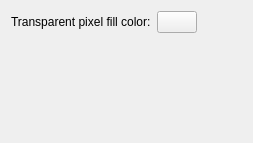
<?xml version="1.0" encoding="UTF-8"?>
<ui version="4.0">
 <class>KisWdgOptionsRGBE</class>
 <widget class="QWidget" name="KisWdgOptionsRGBE">
  <property name="geometry">
   <rect>
    <x>0</x>
    <y>0</y>
    <width>253</width>
    <height>143</height>
   </rect>
  </property>
  <property name="windowTitle">
   <string/>
  </property>
  <layout class="QVBoxLayout" name="verticalLayout">
   <item>
    <layout class="QGridLayout" name="gridLayout">
     <property name="bottomMargin">
      <number>20</number>
     </property>
     <property name="horizontalSpacing">
      <number>6</number>
     </property>
     <item row="0" column="1">
      <widget class="KisColorButton" name="bnTransparencyFillColor">
       <property name="sizePolicy">
        <sizepolicy hsizetype="Fixed" vsizetype="Fixed">
         <horstretch>0</horstretch>
         <verstretch>0</verstretch>
        </sizepolicy>
       </property>
       <property name="minimumSize">
        <size>
         <width>25</width>
         <height>0</height>
        </size>
       </property>
       <property name="toolTip">
        <string>&lt;html&gt;&lt;head/&gt;&lt;body&gt;&lt;p&gt;Background color to replace transparent pixels with.&lt;/p&gt;&lt;/body&gt;&lt;/html&gt;</string>
       </property>
      </widget>
     </item>
     <item row="0" column="0">
      <widget class="QLabel" name="label">
       <property name="sizePolicy">
        <sizepolicy hsizetype="Fixed" vsizetype="Preferred">
         <horstretch>0</horstretch>
         <verstretch>0</verstretch>
        </sizepolicy>
       </property>
       <property name="text">
        <string>Transparent pixel fill color:</string>
       </property>
      </widget>
     </item>
     <item row="0" column="2">
      <spacer name="horizontalSpacer">
       <property name="orientation">
        <enum>Qt::Horizontal</enum>
       </property>
       <property name="sizeHint" stdset="0">
        <size>
         <width>40</width>
         <height>20</height>
        </size>
       </property>
      </spacer>
     </item>
    </layout>
   </item>
   <item>
    <spacer name="verticalSpacer">
     <property name="orientation">
      <enum>Qt::Vertical</enum>
     </property>
     <property name="sizeHint" stdset="0">
      <size>
       <width>20</width>
       <height>43</height>
      </size>
     </property>
    </spacer>
   </item>
  </layout>
 </widget>
 <customwidgets>
  <customwidget>
   <class>KisColorButton</class>
   <extends>QPushButton</extends>
   <header>kis_color_button.h</header>
  </customwidget>
 </customwidgets>
 <resources/>
 <connections/>
</ui>
